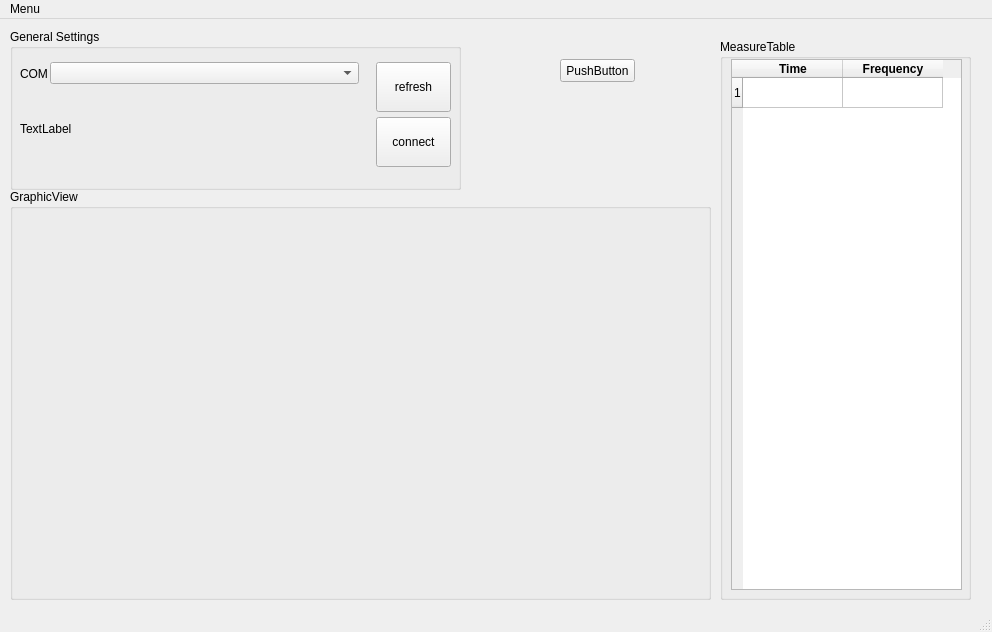
<?xml version="1.0" encoding="UTF-8"?>
<ui version="4.0">
 <class>MainWindow</class>
 <widget class="QMainWindow" name="MainWindow">
  <property name="enabled">
   <bool>true</bool>
  </property>
  <property name="geometry">
   <rect>
    <x>0</x>
    <y>0</y>
    <width>992</width>
    <height>632</height>
   </rect>
  </property>
  <property name="windowTitle">
   <string>MainWindow</string>
  </property>
  <widget class="QWidget" name="centralwidget">
   <widget class="QGroupBox" name="General_GroupBox">
    <property name="geometry">
     <rect>
      <x>10</x>
      <y>10</y>
      <width>451</width>
      <height>161</height>
     </rect>
    </property>
    <property name="title">
     <string>General Settings</string>
    </property>
    <property name="checkable">
     <bool>false</bool>
    </property>
    <widget class="QWidget" name="verticalLayoutWidget">
     <property name="geometry">
      <rect>
       <x>10</x>
       <y>20</y>
       <width>431</width>
       <height>131</height>
      </rect>
     </property>
     <layout class="QVBoxLayout" name="verticalLayout">
      <item>
       <layout class="QHBoxLayout" name="horizontalLayout_3">
        <item>
         <layout class="QVBoxLayout" name="verticalLayout_5">
          <item>
           <layout class="QVBoxLayout" name="verticalLayout_4">
            <item>
             <layout class="QHBoxLayout" name="horizontalLayout_2">
              <property name="spacing">
               <number>0</number>
              </property>
              <property name="rightMargin">
               <number>5</number>
              </property>
              <item>
               <widget class="QLabel" name="label_3">
                <property name="minimumSize">
                 <size>
                  <width>0</width>
                  <height>23</height>
                 </size>
                </property>
                <property name="maximumSize">
                 <size>
                  <width>30</width>
                  <height>23</height>
                 </size>
                </property>
                <property name="text">
                 <string>COM </string>
                </property>
               </widget>
              </item>
              <item>
               <widget class="QComboBox" name="General_com_portselection">
                <property name="minimumSize">
                 <size>
                  <width>300</width>
                  <height>0</height>
                 </size>
                </property>
                <property name="maximumSize">
                 <size>
                  <width>16777215</width>
                  <height>16777215</height>
                 </size>
                </property>
                <property name="mouseTracking">
                 <bool>false</bool>
                </property>
               </widget>
              </item>
             </layout>
            </item>
            <item>
             <widget class="QLabel" name="General_statuslabel">
              <property name="text">
               <string>TextLabel</string>
              </property>
             </widget>
            </item>
           </layout>
          </item>
         </layout>
        </item>
        <item>
         <layout class="QVBoxLayout" name="verticalLayout_3">
          <property name="spacing">
           <number>5</number>
          </property>
          <property name="leftMargin">
           <number>6</number>
          </property>
          <item>
           <widget class="QPushButton" name="General_com_refreshbutton">
            <property name="enabled">
             <bool>true</bool>
            </property>
            <property name="sizePolicy">
             <sizepolicy hsizetype="Minimum" vsizetype="Fixed">
              <horstretch>3</horstretch>
              <verstretch>0</verstretch>
             </sizepolicy>
            </property>
            <property name="minimumSize">
             <size>
              <width>0</width>
              <height>50</height>
             </size>
            </property>
            <property name="maximumSize">
             <size>
              <width>75</width>
              <height>16777215</height>
             </size>
            </property>
            <property name="text">
             <string>refresh</string>
            </property>
           </widget>
          </item>
          <item>
           <widget class="QPushButton" name="General_com_connectbutton">
            <property name="enabled">
             <bool>true</bool>
            </property>
            <property name="minimumSize">
             <size>
              <width>0</width>
              <height>50</height>
             </size>
            </property>
            <property name="maximumSize">
             <size>
              <width>75</width>
              <height>16777215</height>
             </size>
            </property>
            <property name="text">
             <string>connect</string>
            </property>
           </widget>
          </item>
         </layout>
        </item>
       </layout>
      </item>
     </layout>
    </widget>
   </widget>
   <widget class="QGroupBox" name="Measure_GroupBox">
    <property name="geometry">
     <rect>
      <x>720</x>
      <y>20</y>
      <width>251</width>
      <height>561</height>
     </rect>
    </property>
    <property name="title">
     <string>MeasureTable</string>
    </property>
    <widget class="QTableWidget" name="Measure_TableWidget">
     <property name="geometry">
      <rect>
       <x>11</x>
       <y>20</y>
       <width>231</width>
       <height>531</height>
      </rect>
     </property>
     <property name="sizePolicy">
      <sizepolicy hsizetype="Fixed" vsizetype="Expanding">
       <horstretch>0</horstretch>
       <verstretch>0</verstretch>
      </sizepolicy>
     </property>
     <property name="font">
      <font>
       <pointsize>9</pointsize>
      </font>
     </property>
     <property name="autoFillBackground">
      <bool>false</bool>
     </property>
     <row>
      <property name="text">
       <string>1</string>
      </property>
     </row>
     <column>
      <property name="text">
       <string>Time</string>
      </property>
      <property name="toolTip">
       <string>DateTime of measurement</string>
      </property>
      <property name="font">
       <font>
        <weight>75</weight>
        <bold>true</bold>
       </font>
      </property>
     </column>
     <column>
      <property name="text">
       <string>Frequency</string>
      </property>
      <property name="whatsThis">
       <string>Measured frequenzy</string>
      </property>
      <property name="font">
       <font>
        <weight>75</weight>
        <bold>true</bold>
       </font>
      </property>
     </column>
    </widget>
   </widget>
   <widget class="QGroupBox" name="Graphic_GroupBox">
    <property name="geometry">
     <rect>
      <x>10</x>
      <y>170</y>
      <width>701</width>
      <height>411</height>
     </rect>
    </property>
    <property name="title">
     <string>GraphicView</string>
    </property>
    <widget class="PlotWidget" name="graphicPlotWidget" native="true">
     <property name="geometry">
      <rect>
       <x>9</x>
       <y>19</y>
       <width>681</width>
       <height>381</height>
      </rect>
     </property>
    </widget>
   </widget>
   <widget class="QPushButton" name="testButton">
    <property name="geometry">
     <rect>
      <x>560</x>
      <y>40</y>
      <width>75</width>
      <height>23</height>
     </rect>
    </property>
    <property name="text">
     <string>PushButton</string>
    </property>
   </widget>
  </widget>
  <widget class="QMenuBar" name="menuBar">
   <property name="geometry">
    <rect>
     <x>0</x>
     <y>0</y>
     <width>992</width>
     <height>21</height>
    </rect>
   </property>
   <widget class="QMenu" name="menuSettings">
    <property name="title">
     <string>Menu</string>
    </property>
    <widget class="QMenu" name="menuExport_Measures">
     <property name="title">
      <string>Export Measures ..</string>
     </property>
     <addaction name="action_CSV"/>
    </widget>
    <addaction name="actionNew_Window"/>
    <addaction name="actionRestart_Session"/>
    <addaction name="separator"/>
    <addaction name="actionSettings"/>
    <addaction name="menuExport_Measures"/>
   </widget>
   <addaction name="menuSettings"/>
  </widget>
  <widget class="QStatusBar" name="main_status_bar"/>
  <action name="actionNew_Window">
   <property name="text">
    <string>New Window ..</string>
   </property>
  </action>
  <action name="actionRestart_Session">
   <property name="text">
    <string>Restart Session</string>
   </property>
  </action>
  <action name="actionSettings">
   <property name="text">
    <string>Settings</string>
   </property>
  </action>
  <action name="action_CSV">
   <property name="text">
    <string>.CSV</string>
   </property>
  </action>
 </widget>
 <customwidgets>
  <customwidget>
   <class>PlotWidget</class>
   <extends>QWidget</extends>
   <header>pyqtgraph</header>
   <container>1</container>
  </customwidget>
 </customwidgets>
 <resources/>
 <connections/>
</ui>
